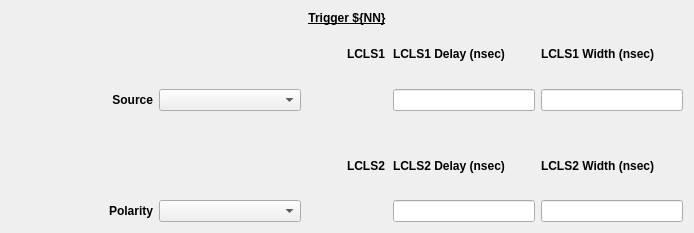
<?xml version="1.0" encoding="UTF-8"?>
<ui version="4.0">
 <class>Form</class>
 <widget class="QWidget" name="Form">
  <property name="geometry">
   <rect>
    <x>0</x>
    <y>0</y>
    <width>694</width>
    <height>233</height>
   </rect>
  </property>
  <property name="windowTitle">
   <string>TPR Trigger Screen - ${DEVICE}</string>
  </property>
  <layout class="QVBoxLayout" name="verticalLayout">
   <item>
    <widget class="QLabel" name="label">
     <property name="font">
      <font>
       <weight>75</weight>
       <bold>true</bold>
       <underline>true</underline>
      </font>
     </property>
     <property name="styleSheet">
      <string notr="true"/>
     </property>
     <property name="text">
      <string>Trigger ${NN}</string>
     </property>
     <property name="alignment">
      <set>Qt::AlignCenter</set>
     </property>
    </widget>
   </item>
   <item>
    <layout class="QGridLayout" name="gridLayout">
     <property name="verticalSpacing">
      <number>12</number>
     </property>
     <item row="4" column="4">
      <widget class="QLabel" name="label_7">
       <property name="font">
        <font>
         <weight>75</weight>
         <bold>true</bold>
        </font>
       </property>
       <property name="text">
        <string>LCLS2 Delay (nsec)</string>
       </property>
      </widget>
     </item>
     <item row="4" column="5">
      <widget class="QLabel" name="label_9">
       <property name="font">
        <font>
         <weight>75</weight>
         <bold>true</bold>
        </font>
       </property>
       <property name="text">
        <string>LCLS2 Width (nsec)</string>
       </property>
      </widget>
     </item>
     <item row="0" column="5">
      <widget class="QLabel" name="label_8">
       <property name="font">
        <font>
         <weight>75</weight>
         <bold>true</bold>
        </font>
       </property>
       <property name="text">
        <string>LCLS1 Width (nsec)</string>
       </property>
      </widget>
     </item>
     <item row="2" column="5">
      <widget class="PyDMLineEdit" name="PyDMLineEdit_3">
       <property name="sizePolicy">
        <sizepolicy hsizetype="Expanding" vsizetype="Fixed">
         <horstretch>1</horstretch>
         <verstretch>1</verstretch>
        </sizepolicy>
       </property>
       <property name="toolTip">
        <string/>
       </property>
       <property name="channel" stdset="0">
        <string>ca://TPR:${LOCA}:${IOC_UNIT}:${INST}:TRG${NN}_SYS0_TWID</string>
       </property>
      </widget>
     </item>
     <item row="4" column="3">
      <widget class="QLabel" name="label_3">
       <property name="font">
        <font>
         <weight>75</weight>
         <bold>true</bold>
        </font>
       </property>
       <property name="text">
        <string>LCLS2</string>
       </property>
      </widget>
     </item>
     <item row="0" column="4">
      <widget class="QLabel" name="label_6">
       <property name="font">
        <font>
         <weight>75</weight>
         <bold>true</bold>
        </font>
       </property>
       <property name="text">
        <string>LCLS1 Delay (nsec)</string>
       </property>
      </widget>
     </item>
     <item row="2" column="4">
      <widget class="PyDMLineEdit" name="PyDMLineEdit">
       <property name="sizePolicy">
        <sizepolicy hsizetype="Expanding" vsizetype="Fixed">
         <horstretch>1</horstretch>
         <verstretch>1</verstretch>
        </sizepolicy>
       </property>
       <property name="toolTip">
        <string/>
       </property>
       <property name="channel" stdset="0">
        <string>ca://TPR:${LOCA}:${IOC_UNIT}:${INST}:TRG${NN}_SYS0_TDES</string>
       </property>
      </widget>
     </item>
     <item row="2" column="3">
      <widget class="PyDMEnumButton" name="PyDMEnumButton">
       <property name="sizePolicy">
        <sizepolicy hsizetype="Maximum" vsizetype="Preferred">
         <horstretch>0</horstretch>
         <verstretch>0</verstretch>
        </sizepolicy>
       </property>
       <property name="maximumSize">
        <size>
         <width>16777215</width>
         <height>40</height>
        </size>
       </property>
       <property name="toolTip">
        <string/>
       </property>
       <property name="styleSheet">
        <string notr="true">QPushButton{font: 8px;}</string>
       </property>
       <property name="channel" stdset="0">
        <string>ca://TPR:${LOCA}:${IOC_UNIT}:${INST}:TRG${NN}_SYS0_TCTL </string>
       </property>
       <property name="orientation" stdset="0">
        <enum>Qt::Horizontal</enum>
       </property>
       <property name="marginTop" stdset="0">
        <number>0</number>
       </property>
       <property name="marginBottom" stdset="0">
        <number>0</number>
       </property>
       <property name="marginLeft" stdset="0">
        <number>0</number>
       </property>
       <property name="marginRight" stdset="0">
        <number>0</number>
       </property>
       <property name="horizontalSpacing" stdset="0">
        <number>0</number>
       </property>
       <property name="verticalSpacing" stdset="0">
        <number>0</number>
       </property>
      </widget>
     </item>
     <item row="2" column="1">
      <widget class="PyDMEnumComboBox" name="PyDMEnumComboBox">
       <property name="sizePolicy">
        <sizepolicy hsizetype="Preferred" vsizetype="Fixed">
         <horstretch>1</horstretch>
         <verstretch>1</verstretch>
        </sizepolicy>
       </property>
       <property name="toolTip">
        <string/>
       </property>
       <property name="channel" stdset="0">
        <string>ca://TPR:${LOCA}:${IOC_UNIT}:${INST}:TRG${NN}_SOURCE</string>
       </property>
      </widget>
     </item>
     <item row="5" column="4">
      <widget class="PyDMLineEdit" name="PyDMLineEdit_2">
       <property name="toolTip">
        <string/>
       </property>
       <property name="channel" stdset="0">
        <string>ca://TPR:${LOCA}:${IOC_UNIT}:${INST}:TRG${NN}_SYS2_TDES</string>
       </property>
      </widget>
     </item>
     <item row="5" column="1">
      <widget class="PyDMEnumComboBox" name="PyDMEnumComboBox_2">
       <property name="toolTip">
        <string/>
       </property>
       <property name="channel" stdset="0">
        <string>ca://TPR:${LOCA}:${IOC_UNIT}:${INST}:TRG${NN}_TPOL</string>
       </property>
      </widget>
     </item>
     <item row="0" column="3">
      <widget class="QLabel" name="label_2">
       <property name="font">
        <font>
         <weight>75</weight>
         <bold>true</bold>
        </font>
       </property>
       <property name="text">
        <string>LCLS1</string>
       </property>
      </widget>
     </item>
     <item row="2" column="0">
      <widget class="QLabel" name="label_4">
       <property name="sizePolicy">
        <sizepolicy hsizetype="Preferred" vsizetype="Preferred">
         <horstretch>1</horstretch>
         <verstretch>1</verstretch>
        </sizepolicy>
       </property>
       <property name="font">
        <font>
         <weight>75</weight>
         <bold>true</bold>
        </font>
       </property>
       <property name="text">
        <string>Source</string>
       </property>
       <property name="alignment">
        <set>Qt::AlignRight|Qt::AlignTrailing|Qt::AlignVCenter</set>
       </property>
      </widget>
     </item>
     <item row="5" column="5">
      <widget class="PyDMLineEdit" name="PyDMLineEdit_4">
       <property name="toolTip">
        <string/>
       </property>
       <property name="channel" stdset="0">
        <string>ca://TPR:${LOCA}:${IOC_UNIT}:${INST}:TRG${NN}_SYS2_TWID</string>
       </property>
      </widget>
     </item>
     <item row="2" column="2">
      <spacer name="horizontalSpacer_2">
       <property name="orientation">
        <enum>Qt::Horizontal</enum>
       </property>
       <property name="sizeHint" stdset="0">
        <size>
         <width>40</width>
         <height>20</height>
        </size>
       </property>
      </spacer>
     </item>
     <item row="3" column="3">
      <spacer name="horizontalSpacer">
       <property name="orientation">
        <enum>Qt::Horizontal</enum>
       </property>
       <property name="sizeHint" stdset="0">
        <size>
         <width>40</width>
         <height>20</height>
        </size>
       </property>
      </spacer>
     </item>
     <item row="5" column="0">
      <widget class="QLabel" name="label_5">
       <property name="font">
        <font>
         <weight>75</weight>
         <bold>true</bold>
        </font>
       </property>
       <property name="text">
        <string>Polarity</string>
       </property>
       <property name="alignment">
        <set>Qt::AlignRight|Qt::AlignTrailing|Qt::AlignVCenter</set>
       </property>
      </widget>
     </item>
     <item row="5" column="3">
      <widget class="PyDMEnumButton" name="PyDMEnumButton_2">
       <property name="sizePolicy">
        <sizepolicy hsizetype="Maximum" vsizetype="Preferred">
         <horstretch>0</horstretch>
         <verstretch>0</verstretch>
        </sizepolicy>
       </property>
       <property name="maximumSize">
        <size>
         <width>16777215</width>
         <height>40</height>
        </size>
       </property>
       <property name="toolTip">
        <string/>
       </property>
       <property name="styleSheet">
        <string notr="true">QPushButton{font: 8px;}</string>
       </property>
       <property name="channel" stdset="0">
        <string>ca://TPR:${LOCA}:${IOC_UNIT}:${INST}:TRG${NN}</string>
       </property>
       <property name="orientation" stdset="0">
        <enum>Qt::Horizontal</enum>
       </property>
       <property name="marginTop" stdset="0">
        <number>0</number>
       </property>
       <property name="marginBottom" stdset="0">
        <number>0</number>
       </property>
       <property name="marginLeft" stdset="0">
        <number>0</number>
       </property>
       <property name="marginRight" stdset="0">
        <number>0</number>
       </property>
       <property name="horizontalSpacing" stdset="0">
        <number>0</number>
       </property>
       <property name="verticalSpacing" stdset="0">
        <number>0</number>
       </property>
      </widget>
     </item>
    </layout>
   </item>
  </layout>
 </widget>
 <customwidgets>
  <customwidget>
   <class>PyDMEnumButton</class>
   <extends>QWidget</extends>
   <header>pydm.widgets.enum_button</header>
  </customwidget>
  <customwidget>
   <class>PyDMEnumComboBox</class>
   <extends>QComboBox</extends>
   <header>pydm.widgets.enum_combo_box</header>
  </customwidget>
  <customwidget>
   <class>PyDMLineEdit</class>
   <extends>QLineEdit</extends>
   <header>pydm.widgets.line_edit</header>
  </customwidget>
 </customwidgets>
 <resources/>
 <connections/>
</ui>
